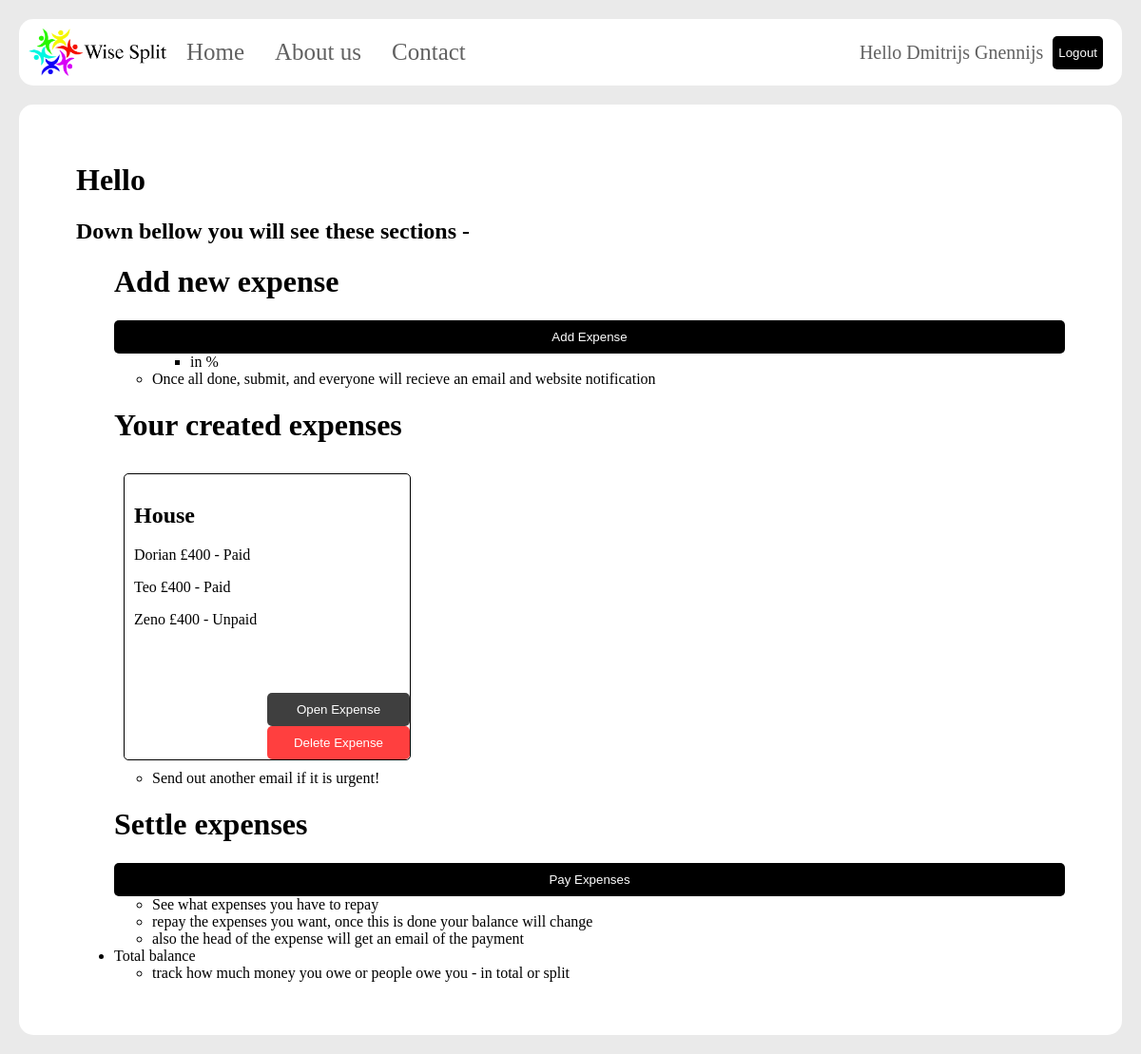
The app's page /index.php?done=success (signed in) with its own data.
### tables this page shows
CREATE TABLE Expenses (
  ExpenseID INTEGER PRIMARY KEY,
  UserID INTEGER,
  Name TEXT,
  DateCreated DATE
);

CREATE TABLE ExpenseOwe(
  PersonID INTEGER PRIMARY KEY,
  ExpenseID INTEGER,
  UserID INTEGER,
  Name TEXT,
  Amount INTEGER,
  Reference TEXT,
  Email TEXT,
  Paid BOOLEAN
);

### my_expense.php (the view, shortened to what this page needs)
<?php
$userID = $_SESSION['userID'];
$db = new SQLite3('todo.db');
$stmt = $db->prepare("SELECT * FROM Expenses Where UserID = :userID;");
$stmt->bindValue(':userID', $userID, SQLITE3_INTEGER);
$result = $stmt->execute();
echo "<div class='my_made_exp'>";
while ($row = $result->fetchArray()) {
  $name = "{$row['Name']}";
  $expenseID = "{$row['ExpenseID']}";
  ?><div class='my_expense'><?php
    echo "<h2>$name</h2>";
    $stmt = $db->prepare("SELECT * FROM ExpenseOwe Where ExpenseID = :userID;");
    $stmt->bindValue(':userID', $expenseID, SQLITE3_INTEGER);
    $result_exp = $stmt->execute();
    while ($row = $result_exp->fetchArray()) {
      $people = "{$row['Name']}";
      $amount = "{$row['Amount']}";
      $paid = "{$row['Paid']}";
      if ($paid == 0){
        $paid = "Unpaid";
      }
      else {
        $paid = "Paid";
      }
      echo "<p>$people &pound$amount - $paid</p>";
    }
    ?>
    <div class='buttons'>
      <form name="open_expense" action="open_my_expense.php" method="post">
        <button type='submit' name='expenseButton'>Open Expense</button>
      </form>
      <form name="delete_expense" action="delete_my_expense.php" method="post">
        <button type='submit' name='expenseButton' style="background-color:red;">Delete Expense</button>
      </form>
</div>
</div>
    <?php
}
echo "</div>";
 ?>

### header.php (shortened to what this page needs)
<!DOCTYPE html>
<html lang="en" dir="ltr">
  <head>
    <link rel="stylesheet" href="css/main.css" type="text/css" charset="utf-8">
  </head>
  <body>
    <header>
      <nav class="nav-header-main">
        <a class="header-logo" href="index.php">
          <img border="0" src="css/bitmap.png" alt="Wise Spliter" height="50px" style="padding-right: 5px;">
        </a>
        <ul>
          <li> <a href="index.php">Home</a></li>
          <li> <a href="about.php">About us</a></li>
          <li> <a href="index.php">Contact</a></li>
        </ul>
        <?php if (isset($_SESSION['userID'])) { ?>
          <div class="header-login">
            <p>Hello <?php echo $_SESSION['userName']; ?></p>
            <form action="logout.inc.php" method="post">
              <button type="submit" name="logout-submit">Logout</button>
            </form>
          </div>
        <?php } ?>
      </nav>
    </header>

### index.php (shortened to what this page needs)
<?php require 'header.php'; ?>
  <main>
    <?php
      if (isset($_SESSION['userID'])) {
        require 'logged_in.php';
      }
      else {
        require 'logged_out.php';
      } ?>
  </main>

### logged_in.php
<main>
  <h1>Hello</h1>
  <h2>Down bellow you will see these sections - </h2>
  <ul>
    <h1>Add new expense</h1>
    <form class="" action="add_expense.php" method="post">
      <button type="submit" name="add-expense">Add Expense</button>
    </form>
    <ul>
      <ul>
        <li>in %</li>
      </ul>
      <li>Once all done, submit, and everyone will recieve an email and website notification</li>
    </ul>
    <h1>Your created expenses</h1>
    <?php require 'my_expense.php'; ?>
    <ul>
      <li>Send out another email if it is urgent!</li>
    </ul>
    <h1>Settle expenses</h1>
    <form class="" action="pay_expense.php" method="post">
      <button type="submit" name="pay-expense">Pay Expenses</button>
    </form>
    <ul>
      <li>See what expenses you have to repay</li>
      <li>repay the expenses you want, once this is done your balance will change</li>
      <li>also the head of the expense will get an email of the payment</li>
    </ul>
    <li>Total balance</li>
    <ul>
      <li>track how much money you owe or people owe you - in total or split</li>
    </ul>
  </ul>
</main>

### css/main.css (style rules this page uses)
.nav-header-main { background-color: white; overflow: hidden; margin: 20px 20px 20px 20px; padding: 10px 10px 10px 10px; border-radius: 15px; }
.header-logo { float: left; height: 50px; }
.nav-header-main ul { list-style-type: none; margin: 0; padding: 0; }
.nav-header-main ul li a { float: left; color: #616161; text-align: center; padding: 11px 16px; text-decoration: none; height: 28px; font-size: 25px; display: block; border-radius: 10px; }
.header-login { margin: auto; padding-right: 10px; float: right; display: flex; flex-direction: row; justify-content: center; align-items: center; }
.header-login p { color: #616161; padding: 14px 10px; text-decoration: none; margin: 0; height: 22px; font-size: 20px; }
.my_expense { margin: 10px; float: left; width: 280px; height: 280px; border-radius: 5px; background: white; padding: 10px; border: 1px solid black; position: relative; }
.my_made_exp { width: 100%; overflow: auto; }
.buttons { position: absolute; width: 50%; right: 0; bottom: 0; opacity: 75%; }
main { margin: 20px; padding: 10px 20px; border-radius: 15px; background: white; overflow: hidden; }
body { margin: 0px; padding: 0px; background-image: url("switch6457.png"); background-color: #eaeaea; background-size: 100%; }
button { background-color: black; border: none; cursor: pointer; width: 100%; color: white; padding-top: 10px; padding-bottom: 10px; border-radius: 5px; }

### records on screen
expenses: Name "House"
expenseowe: Name "Dorian", Amount "400", Paid "Paid"
expenseowe: Name "Teo", Amount "400", Paid "Paid"
expenseowe: Name "Zeno", Amount "400", Paid "Unpaid"

### other values on screen
$_SESSION['userName'] "Dmitrijs Gnennijs"
